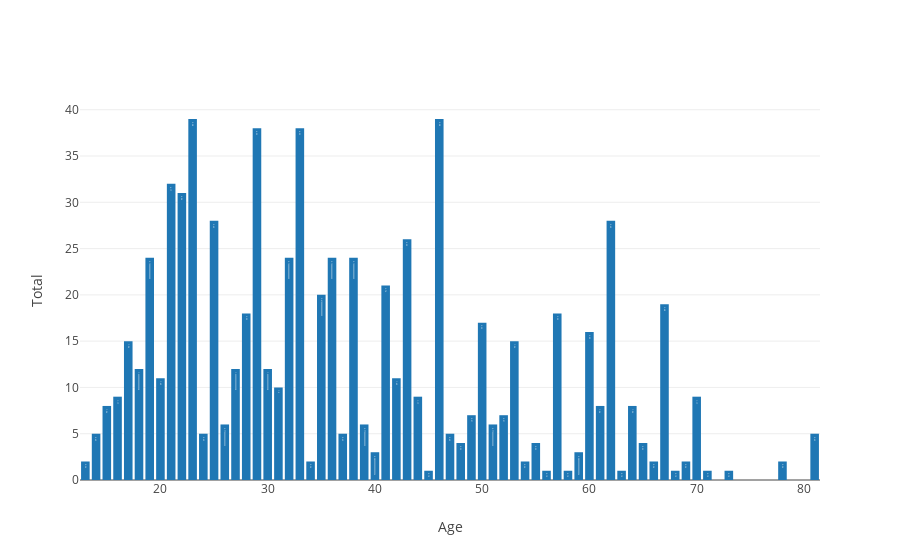

The cell this chart's notebook holds for it:
### Markdown cell above
## Analyzing the distribution of age in the population

### Code cell
print('Describing the variable Age')
display(data_complete_en['Age'].describe())
print('Count of each value in Age expresed as age / amount')
display(data_complete_en['Age'].value_counts().sort_index())
print('Percentage of each value in Age expresed as age / percentage')
display(data_complete_en['Age'].value_counts(
    normalize=True).sort_index().round(4) * 100)

data2 = [go.Bar(x=data_complete_en['Age'].unique(),
                y=data_complete_en['Age'].value_counts().sort_index(),
                text=(data_complete_en['Age'].value_counts(
                    normalize=True).sort_index().round(4) * 100),
                name='Age')]
layout2 = go.Layout(
    xaxis=go.layout.XAxis(
        title='Age'
    ),
    yaxis=go.layout.YAxis(
        title="Total"),
    bargap=0.2,
)
fig2 = go.Figure(data=data2, layout=layout2)
iplot(fig2)
plt.show()

### Figure 1 — Plotly figure (JSON) as saved in the notebook; plotly's stock layout.template omitted (floating-point values rounded to 4 significant figures)
{"data": [{"name": "Age", "text": [0.65, 3.65, 2.35, 1.3, 0.65, 1.43, 1.56, 1.43, 3.13, 2.09, 2.61, 5.08, 2.74, 4.04, 4.95, 5.08, 4.17, 4.95, 3.13, 3.13, 3.13, 3.39, 3.65, 2.22, 2.35, 2.48, 1.96, 1.17, 1.17, 1.56, 1.56, 1.04, 1.04, 1.96, 1.17, 0.65, 0.52, 0.78, 0.78, 0.26, 1.04, 0.52, 0.91, 0.65, 0.78, 0.13, 0.26, 0.65, 0.39, 0.91, 0.13, 0.39, 0.26, 0.26, 0.52, 0.13, 0.26, 0.13, 0.13, 0.13, 0.13, 0.26], "type": "bar", "uid": "0acecc66-95f3-43cb-9e07-154ce9b0e626", "x": [37, 62, 28, 31, 24, 20, 30, 42, 32, 60, 35, 23, 41, 22, 33, 46, 21, 29, 36, 38, 19, 43, 25, 50, 57, 67, 53, 44, 70, 18, 27, 64, 15, 17, 16, 14, 48, 51, 26, 34, 61, 55, 52, 47, 39, 45, 13, 81, 40, 49, 56, 59, 54, 69, 65, 63, 66, 73, 71, 68, 58, 78], "y": [5, 28, 18, 10, 5, 11, 12, 11, 24, 16, 20, 39, 21, 31, 38, 39, 32, 38, 24, 24, 24, 26, 28, 17, 18, 19, 15, 9, 9, 12, 12, 8, 8, 15, 9, 5, 4, 6, 6, 2, 8, 4, 7, 5, 6, 1, 2, 5, 3, 7, 1, 3, 2, 2, 4, 1, 2, 1, 1, 1, 1, 2]}], "layout": {"bargap": 0.2, "xaxis": {"title": {"text": "Age"}}, "yaxis": {"title": {"text": "Total"}}}}
